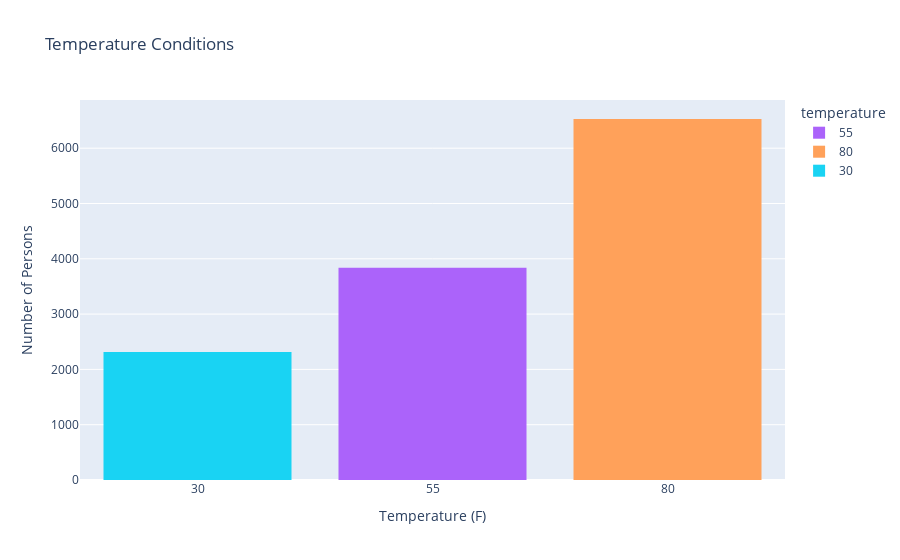

The code cell stored with this chart in its notebook:
### Markdown cell above
6. Use a histogram to visualize the temperature column.

### Code cell
dataN_Consolidated = pd.cut(dataN["temperature"], bins=[0, 40, 60, float('inf')], labels=["30", "55" , "80"])
dataN_Consolidated_Sorted = px.histogram(dataN_Consolidated, x="temperature", color="temperature", title = "Temperature Conditions", category_orders={"temperature": sorted(dataN["temperature"])})
dataN_Consolidated_Sorted.update_xaxes(title_text = "Temperature (F)")
dataN_Consolidated_Sorted.update_yaxes(title_text = "Number of Persons")
dataN_Consolidated_Sorted.show()

### Figure 1 — Plotly figure (JSON) as saved in the notebook; plotly's stock layout.template omitted (floating-point values rounded to 4 significant figures; data arrays with more than 128 entries replaced by an {"elided": "..."} marker saying what was removed)
{"data": [{"alignmentgroup": "True", "bingroup": "x", "hovertemplate": "temperature=%{x}<br>count=%{y}<extra></extra>", "legendgroup": "55", "marker": {"color": "#ab63fa", "pattern": {"shape": ""}}, "name": "55", "offsetgroup": "55", "orientation": "v", "showlegend": true, "type": "histogram", "x": {"elided": "3840 str values"}, "xaxis": "x", "yaxis": "y"}, {"alignmentgroup": "True", "bingroup": "x", "hovertemplate": "temperature=%{x}<br>count=%{y}<extra></extra>", "legendgroup": "80", "marker": {"color": "#FFA15A", "pattern": {"shape": ""}}, "name": "80", "offsetgroup": "80", "orientation": "v", "showlegend": true, "type": "histogram", "x": {"elided": "6528 str values"}, "xaxis": "x", "yaxis": "y"}, {"alignmentgroup": "True", "bingroup": "x", "hovertemplate": "temperature=%{x}<br>count=%{y}<extra></extra>", "legendgroup": "30", "marker": {"color": "#19d3f3", "pattern": {"shape": ""}}, "name": "30", "offsetgroup": "30", "orientation": "v", "showlegend": true, "type": "histogram", "x": {"elided": "2316 str values"}, "xaxis": "x", "yaxis": "y"}], "layout": {"autosize": true, "barmode": "relative", "legend": {"title": {"text": "temperature"}, "tracegroupgap": 0}, "title": {"text": "Temperature Conditions"}, "xaxis": {"anchor": "y", "autorange": true, "categoryarray": [30, 55, 80, "55", "80", "30"], "categoryorder": "array", "domain": [0, 1], "range": [-0.5, 2.5], "title": {"text": "Temperature (F)"}, "type": "category"}, "yaxis": {"anchor": "x", "autorange": true, "domain": [0, 1], "range": [0, 6872.0], "title": {"text": "Number of Persons"}}}}
